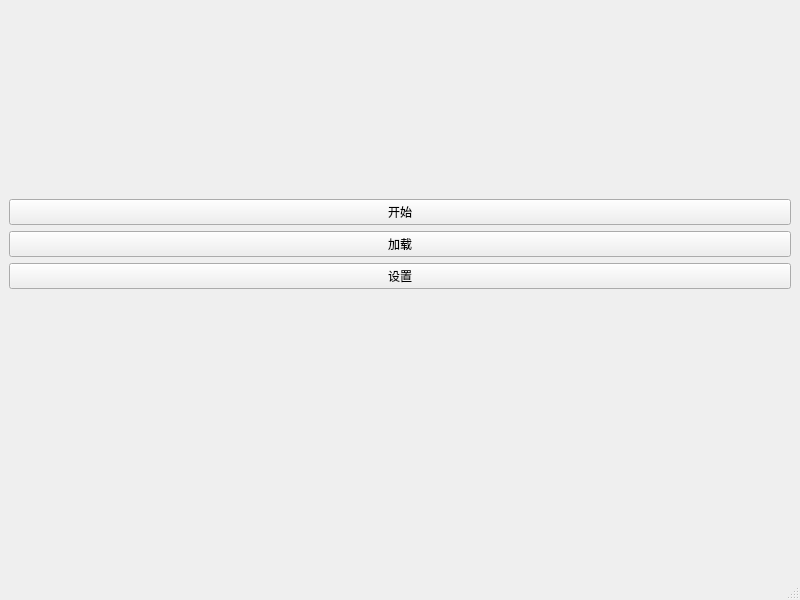
<?xml version="1.0" encoding="UTF-8"?>
<ui version="4.0">
 <class>MainWindow</class>
 <widget class="QMainWindow" name="MainWindow">
  <property name="geometry">
   <rect>
    <x>0</x>
    <y>0</y>
    <width>800</width>
    <height>600</height>
   </rect>
  </property>
  <property name="windowTitle">
   <string>MainWindow</string>
  </property>
  <widget class="QWidget" name="centralwidget">
   <layout class="QVBoxLayout" name="verticalLayout">
    <item>
     <layout class="QHBoxLayout" name="horizontalLayout">
      <item>
       <layout class="QVBoxLayout" name="leftLayout"/>
      </item>
      <item>
       <layout class="QVBoxLayout" name="rightLayout">
        <item>
         <spacer name="verticalSpacer">
          <property name="orientation">
           <enum>Qt::Orientation::Vertical</enum>
          </property>
          <property name="sizeHint" stdset="0">
           <size>
            <width>20</width>
            <height>40</height>
           </size>
          </property>
         </spacer>
        </item>
        <item>
         <widget class="QPushButton" name="btn_startgame">
          <property name="text">
           <string>开始</string>
          </property>
         </widget>
        </item>
        <item>
         <widget class="QPushButton" name="pushButton_3">
          <property name="text">
           <string>加载</string>
          </property>
         </widget>
        </item>
        <item>
         <widget class="QPushButton" name="pushButton_2">
          <property name="text">
           <string>设置</string>
          </property>
         </widget>
        </item>
       </layout>
      </item>
     </layout>
    </item>
    <item>
     <layout class="QVBoxLayout" name="verticalLayout_2"/>
    </item>
    <item>
     <spacer name="verticalSpacer_2">
      <property name="orientation">
       <enum>Qt::Orientation::Vertical</enum>
      </property>
      <property name="sizeHint" stdset="0">
       <size>
        <width>20</width>
        <height>40</height>
       </size>
      </property>
     </spacer>
    </item>
   </layout>
  </widget>
  <widget class="QStatusBar" name="statusbar"/>
 </widget>
 <resources/>
 <connections/>
</ui>
